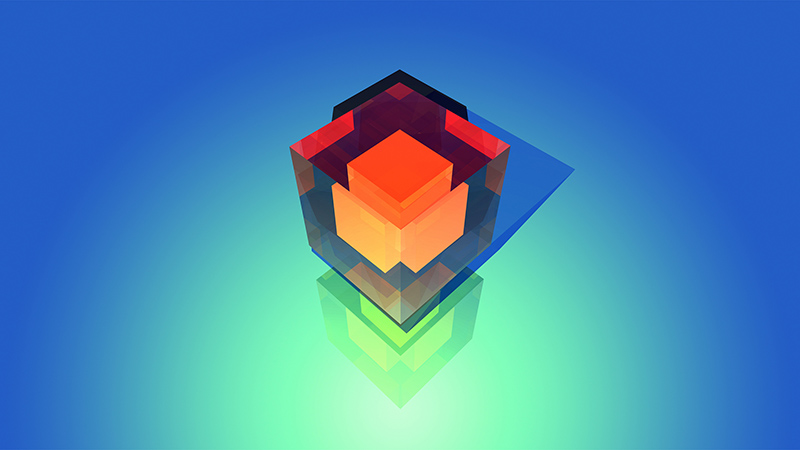
#> input picture src/Design_01.jpg, 800 x 450 px
$ python RGB_channel_manipulation.py
#> lines starting #> are read from the running program, lines starting #| are printed output that depends on the picture
# -*- coding: utf-8 -*-
"""
Created on Sun Jan 31 19:45:28 2021

@author: Navoneel
"""

# CS585 - PA1

import numpy as np
import cv2

# Grascaling Image
def convert2grayscale(img):
    imageArray = np.array(img)
    for i in imageArray:
        for j in i:
            gray = int(j[2] * 0.2126 + j[1] * 0.7152 + j[0] * 0.0722)
            j[0] = gray
            j[1] = gray
            j[2] = gray

    return imageArray

# Convert to Negative Image
def convert2negative(img):
    imageArray = np.array(img)
    for i in imageArray:
        for j in i:
            j[0] = 255-j[0]
            j[1] = 255-j[1]
            j[2] = 255-j[2]

    return imageArray

# Selective grayscaling images - Keep the blue colour and grayscale other colours.
def convert2grayscaleExceptBlues(img):
    imageArray = np.array(img)
    for i in imageArray:
        for j in i:
            if j[0]>43 and j[0]>j[1] and j[0]>j[2]:
                j[0] = j[0]
                j[1] = j[1]
                j[2] = j[2]
            else:
                gray = int(j[2] * 0.2126 + j[1] * 0.7152 + j[0] * 0.0722)
                j[0] = gray
                j[1] = gray
                j[2] = gray

    return imageArray

# Change imageName to test different images.
imageName = 'Design_01.jpg'

originalImg = cv2.imread(imageName)
#> originalImg is the input picture: shape (450, 800, 3); mean B, G, R 179.6, 138.3, 73.9
grayscaleImage = convert2grayscale(originalImg)
#> after the loop in convert2grayscale, `for i in imageArray:`: j = [91, 91, 91]
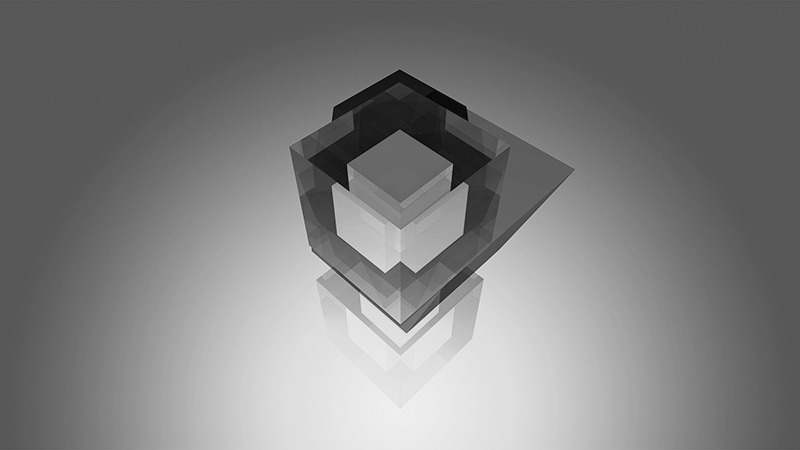
#> grayscaleImage: shape (450, 800, 3); min 1, max 241, mean 127.1
negativeImage = convert2negative(originalImg)
#> after the loop in convert2negative, `for i in imageArray:`: j = [56, 159, 214]
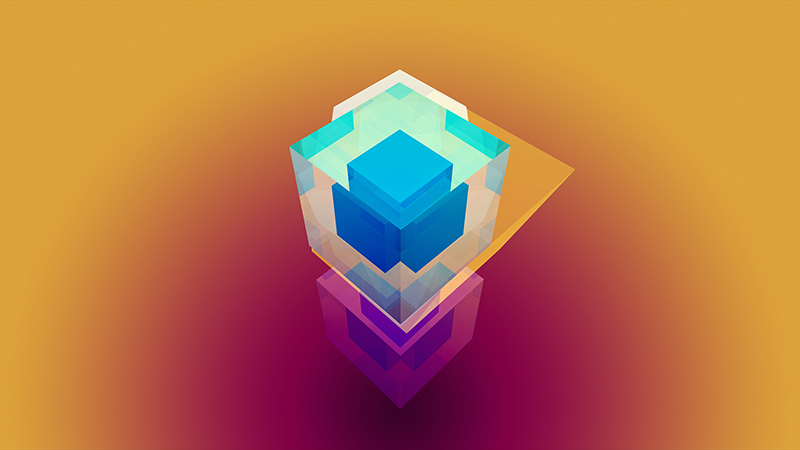
#> negativeImage: shape (450, 800, 3); mean B, G, R 75.4, 116.7, 181.1
blueOnlyGrayscaleImage = convert2grayscaleExceptBlues(originalImg)
#> after the loop in convert2grayscaleExceptBlues, `for i in imageArray:`: j = [199, 96, 41]
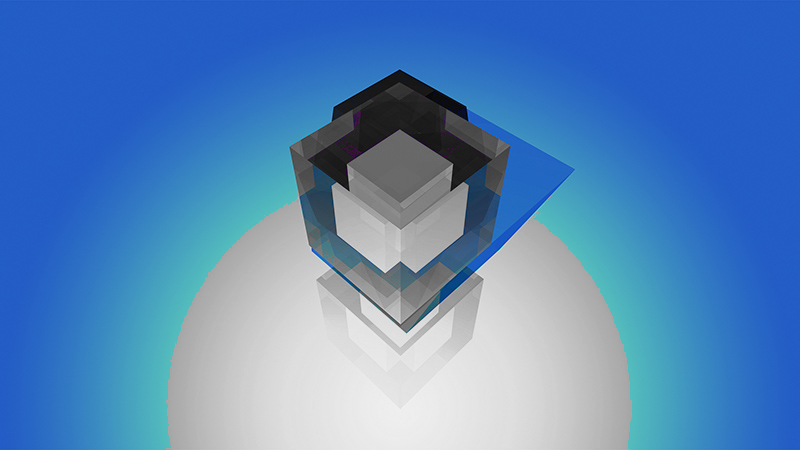
#> blueOnlyGrayscaleImage: shape (450, 800, 3); mean B, G, R 187.5, 133.4, 87

# [9 lines of commented-out code are left out]
cv2.imwrite('Grayscale_'+imageName,grayscaleImage)
cv2.imwrite('Negative_'+imageName,negativeImage)
cv2.imwrite('Blue_Only_Grayscale_'+imageName,blueOnlyGrayscaleImage)
print('Done!')

$ run again, with src/Design_02.jpg copied over src/Design_01.jpg
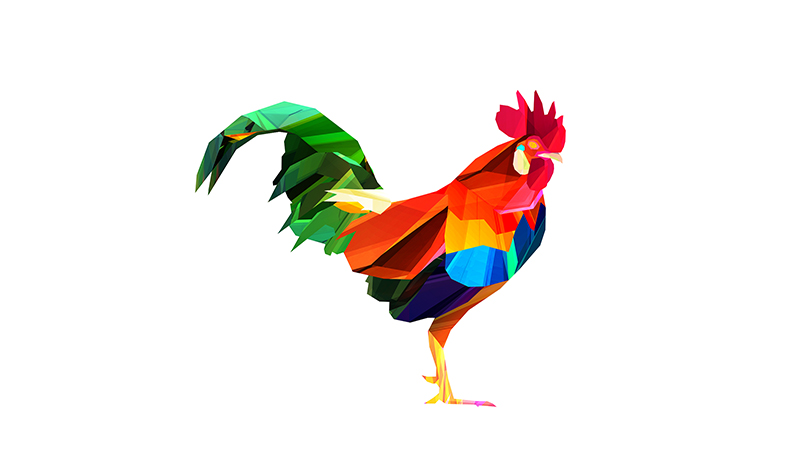
#> input picture src/Design_02.jpg, 800 x 450 px
#> originalImg is the input picture: shape (450, 800, 3); mean B, G, R 231.6, 235.7, 240.6
#> after the loop in convert2grayscale, `for i in imageArray:`: j = [254, 254, 254]
#> `grayscaleImage = convert2grayscale(originalImg)`:
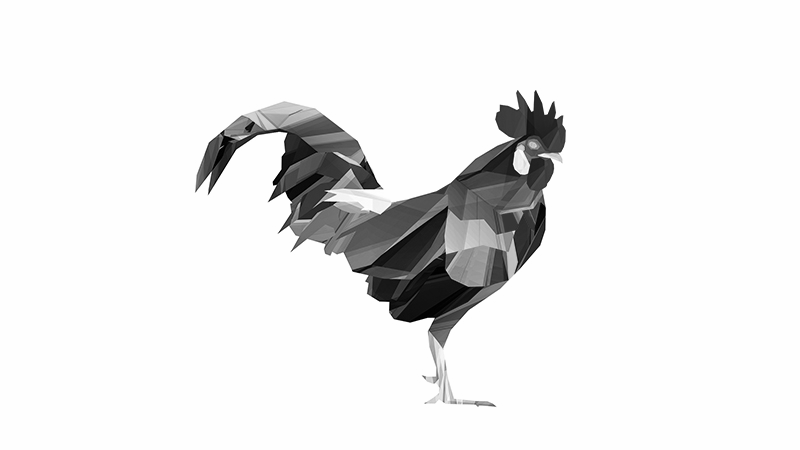
#> grayscaleImage: shape (450, 800, 3); min 0, max 254, mean 235.5
#> after the loop in convert2negative, `for i in imageArray:`: j = [0, 0, 0]
#> `negativeImage = convert2negative(originalImg)`:
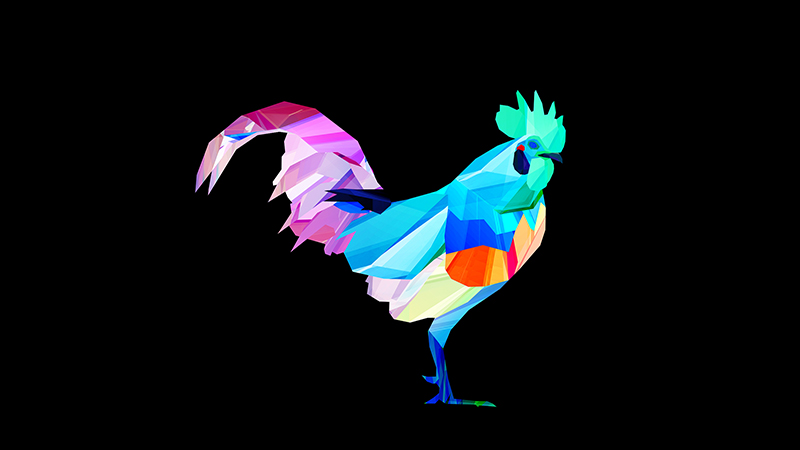
#> negativeImage: shape (450, 800, 3); mean B, G, R 23.4, 19.3, 14.4
#> after the loop in convert2grayscaleExceptBlues, `for i in imageArray:`: j = [254, 254, 254]

$ run again, with src/Design_04.jpg copied over src/Design_01.jpg
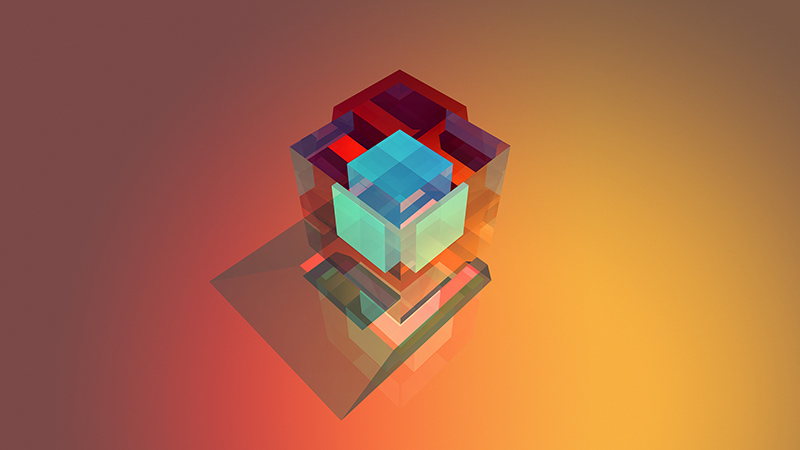
#> input picture src/Design_04.jpg, 800 x 450 px
#> originalImg is the input picture: shape (450, 800, 3); mean B, G, R 71.4, 107.4, 170.3
#> after the loop in convert2grayscale, `for i in imageArray:`: j = [144, 144, 144]
#> `grayscaleImage = convert2grayscale(originalImg)`:
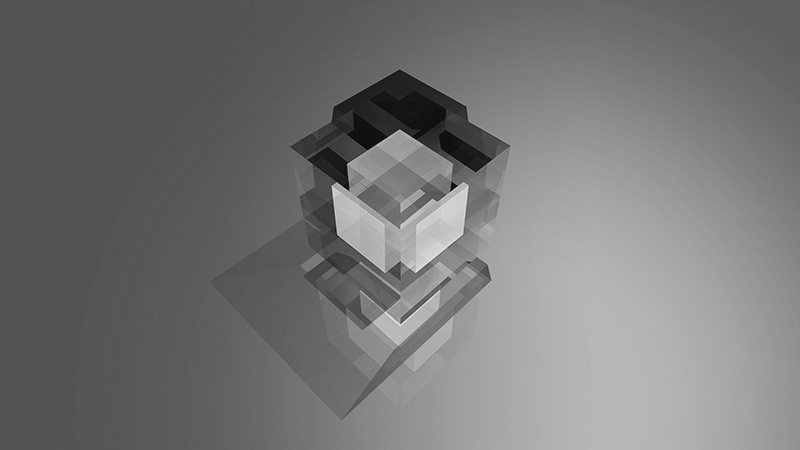
#> grayscaleImage: shape (450, 800, 3); min 4, max 239, mean 117.7
#> after the loop in convert2negative, `for i in imageArray:`: j = [188, 117, 60]
#> `negativeImage = convert2negative(originalImg)`:
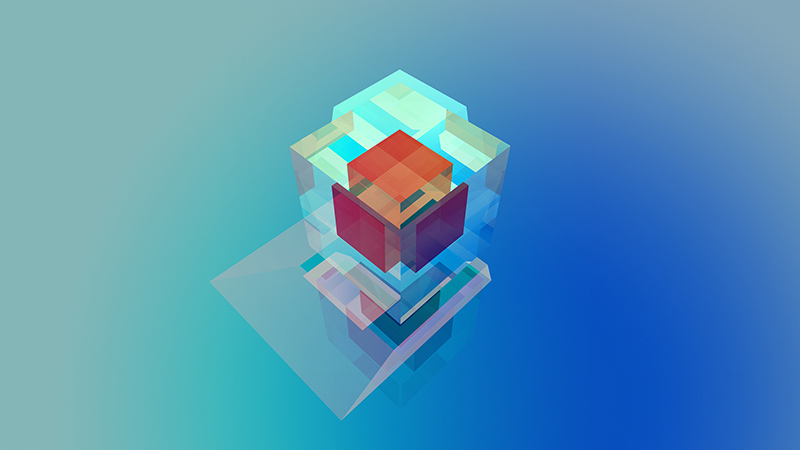
#> negativeImage: shape (450, 800, 3); mean B, G, R 183.6, 147.6, 84.7
#> after the loop in convert2grayscaleExceptBlues, `for i in imageArray:`: j = [144, 144, 144]
